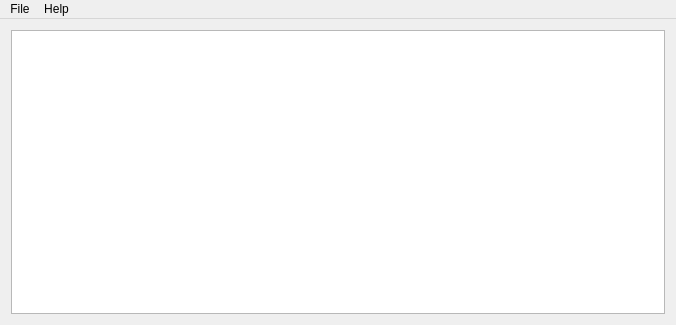
<?xml version="1.0" encoding="UTF-8"?>
<ui version="4.0">
 <class>MainWindow</class>
 <widget class="QMainWindow" name="MainWindow">
  <property name="geometry">
   <rect>
    <x>0</x>
    <y>0</y>
    <width>676</width>
    <height>325</height>
   </rect>
  </property>
  <property name="windowTitle">
   <string>Little Navconnect</string>
  </property>
  <widget class="QWidget" name="centralWidget">
   <layout class="QVBoxLayout" name="verticalLayout">
    <item>
     <widget class="QTextEdit" name="textEdit">
      <property name="readOnly">
       <bool>true</bool>
      </property>
     </widget>
    </item>
   </layout>
  </widget>
  <widget class="QMenuBar" name="menuBar">
   <property name="geometry">
    <rect>
     <x>0</x>
     <y>0</y>
     <width>676</width>
     <height>24</height>
    </rect>
   </property>
   <widget class="QMenu" name="menuFile">
    <property name="title">
     <string>File</string>
    </property>
    <addaction name="actionQuit"/>
   </widget>
   <widget class="QMenu" name="menuHelp">
    <property name="title">
     <string>Help</string>
    </property>
    <addaction name="actionContents"/>
    <addaction name="actionAbout"/>
    <addaction name="actionAboutQt"/>
   </widget>
   <addaction name="menuFile"/>
   <addaction name="menuHelp"/>
  </widget>
  <action name="actionQuit">
   <property name="icon">
    <iconset resource="littlenavconnect.qrc">
     <normaloff>:/littlenavconnect/resources/icons/application-exit.svg</normaloff>:/littlenavconnect/resources/icons/application-exit.svg</iconset>
   </property>
   <property name="text">
    <string>Quit</string>
   </property>
   <property name="shortcut">
    <string>Ctrl+Q</string>
   </property>
  </action>
  <action name="actionAbout">
   <property name="icon">
    <iconset resource="littlenavconnect.qrc">
     <normaloff>:/littlenavconnect/resources/icons/about.svg</normaloff>:/littlenavconnect/resources/icons/about.svg</iconset>
   </property>
   <property name="text">
    <string>About</string>
   </property>
  </action>
  <action name="actionAboutQt">
   <property name="icon">
    <iconset resource="littlenavconnect.qrc">
     <normaloff>:/littlenavconnect/resources/icons/about.svg</normaloff>:/littlenavconnect/resources/icons/about.svg</iconset>
   </property>
   <property name="text">
    <string>About Qt</string>
   </property>
  </action>
  <action name="actionContents">
   <property name="icon">
    <iconset resource="littlenavconnect.qrc">
     <normaloff>:/littlenavconnect/resources/icons/help.svg</normaloff>:/littlenavconnect/resources/icons/help.svg</iconset>
   </property>
   <property name="text">
    <string>Contents</string>
   </property>
  </action>
 </widget>
 <layoutdefault spacing="6" margin="11"/>
 <resources>
  <include location="littlenavconnect.qrc"/>
 </resources>
 <connections/>
</ui>
